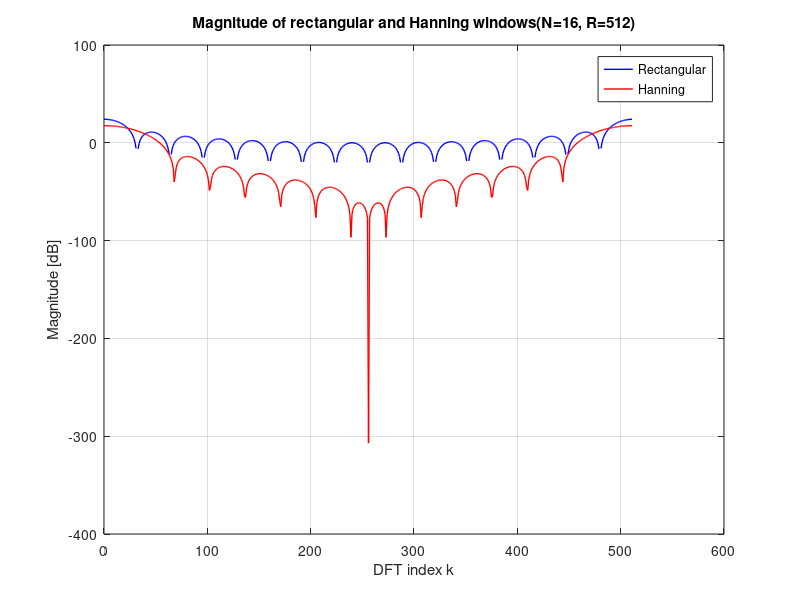

MATLAB code to generate this figure:
% Assignment 4(f): DFT of rectangular and Hanning windows

clear; close all; clc;

Nw = 16;
R = 512;

wR = rectwin(Nw).';   % rectangular window
wH = hann(Nw).';      % Hanning window

% Zero-padding
wRzp = [wR, zeros(1, R-Nw)];
wHzp = [wH, zeros(1, R-Nw)];

% DFT
WR = fft(wRzp, R);
WH = fft(wHzp, R);

WRmag_dB = 20*log10(abs(WR));
WHmag_dB = 20*log10(abs(WH));

k = 0:R-1;

figure;
plot(k, WRmag_dB, 'b', 'LineWidth', 1.0); hold on;
plot(k, WHmag_dB, 'r', 'LineWidth', 1.0);
xlabel('DFT index k');
ylabel('Magnitude [dB]');
title('Magnitude of rectangular and Hanning windows(N=16, R=512)');
legend('Rectangular', 'Hanning');
grid on;
